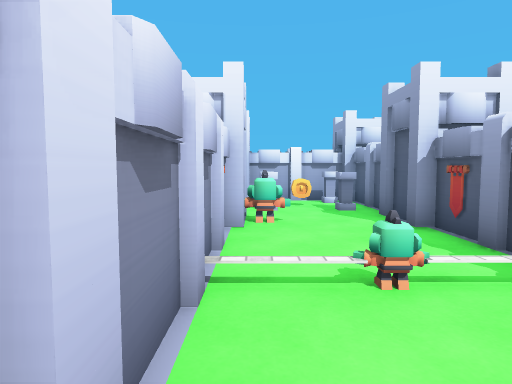
[1] (above)

12 first-person views from a walk through a scene from a Unity 3-D project. The camera is 1.2 m above the floor, tilts 4° down and sees 75° across. The floor is counted in squares, 1 m on a side. Each view is taken from the middle of a square. On the plan, view 1 faces up. The plan holds only what a view shows up to about 14 squares ahead; the rest is blank. The place goes on beyond the plan. The player character is not drawn. Some surface patterns are stand-ins.

[2]
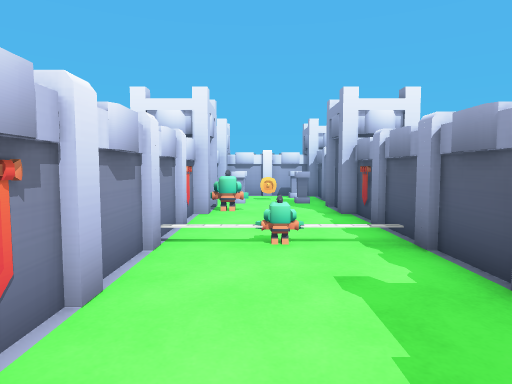

[3]
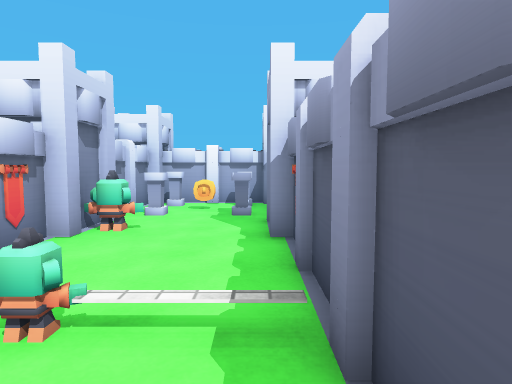

[4]
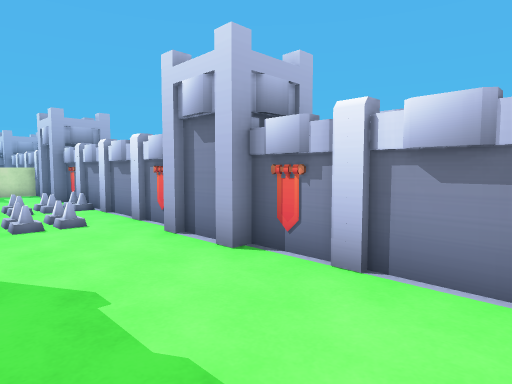

[5]
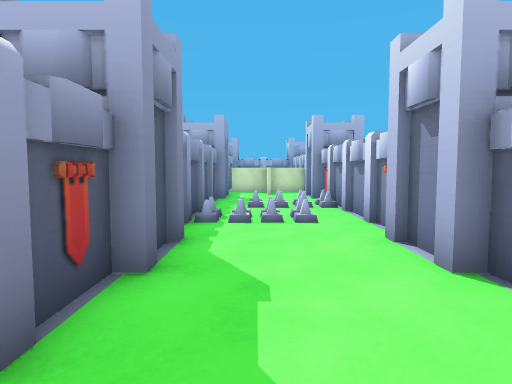

[6]
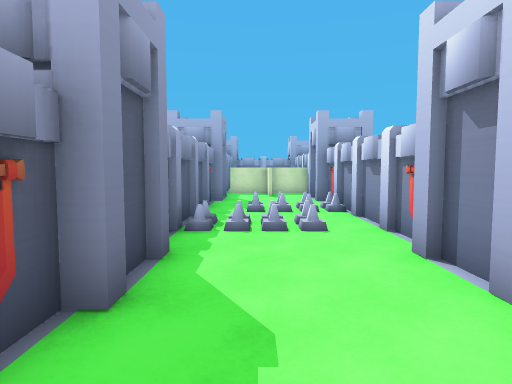

[7]
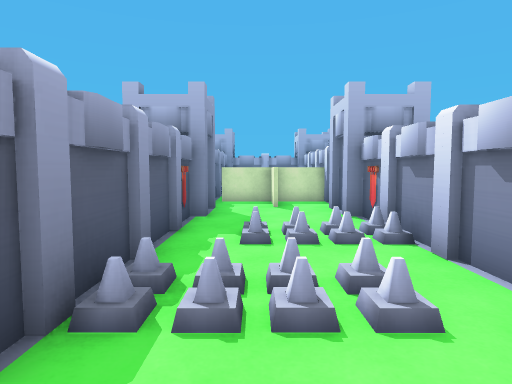

[8]
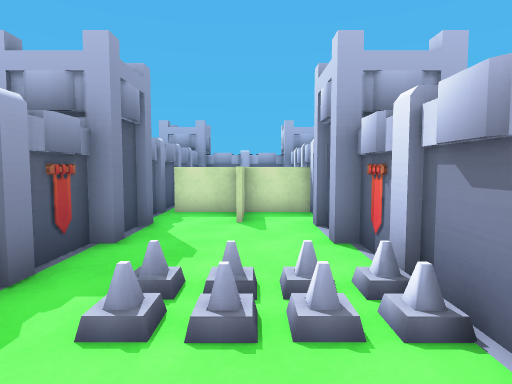

[9]
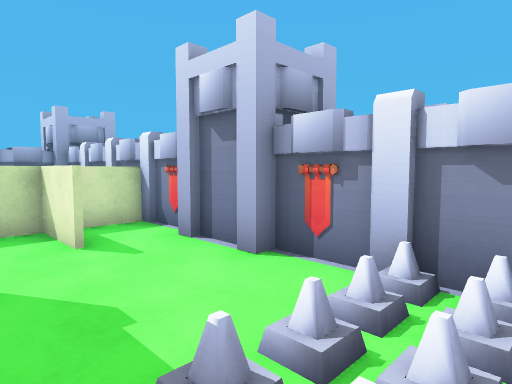

[10]
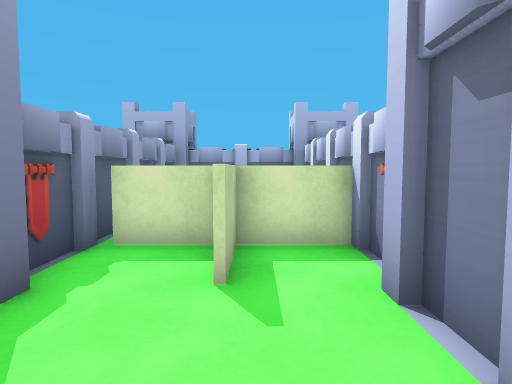

[11]
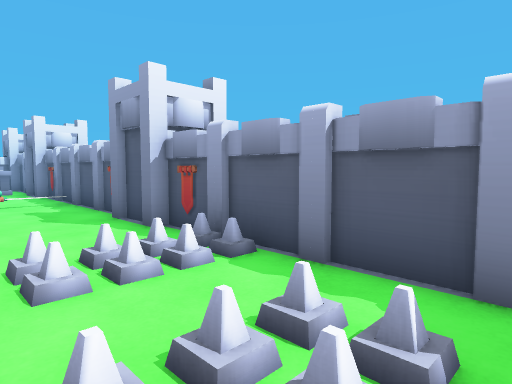

[12]
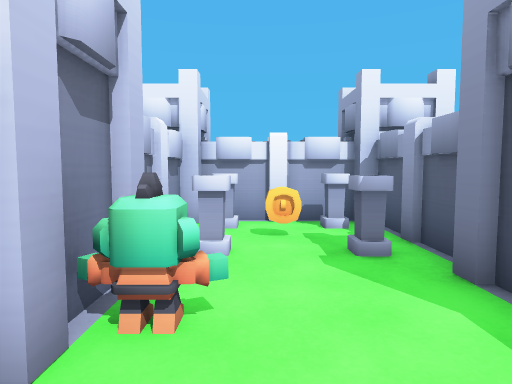

### Floor plan
Points are (right, up) in squares from view 1. A wall is a line through its corners. A room is listed if a view was taken in it or the views show most of it. See-through windows are left out.
Room 1 (views 1, 2, 3, 4, 5, 6, 7, 12)
walls: (-0.7, 3.2) (-0.7, 0.4); (-0.7, 5.2) (-0.7, 3.4); (3.4, 7.5) (3.4, 8.4); (-0.5, 8) (-0.5, 7.4); (3.2, 8.2) (3.2, 8.8); (-0.8, -0.7) (-0.3, -0.7) (-0.3, -1.2); (-0.5, -1.4) (-0.5, -2.4); (3.2, -1.2) (3.2, -0.7) (3.7, -0.7) (3.7, 6.7) (3.2, 6.7) (3.2, 7.2); (3.7, 9.1) (3.7, 10.5); (-0.7, 10.6) (-0.7, 9.4); (3.4, -2.4) (3.4, -1.1)
ways out: opening at (1.5, -1.5) to room 2
objects: banner (-1, 0); banner (-1, 6); other object (0, 7) to (0, 8); column (0, 10); other object (1, 3); column (2, 10) to (3, 10)
Room 2 (views 8, 9, 10, 11)
walls: (-0.5, -10.9) (-0.5, -11.9); (3.2, -10.8) (3.2, -10.2) (3.7, -10.2) (3.7, -2.8) (3.2, -2.8) (3.2, -2.2); (-0.3, -11.8) (-0.3, -12.2); (3.4, -11.9) (3.4, -11.1); (3.2, -12.2) (3.2, -11.8); (-0.7, -12.6) (-0.7, -16.5); (-0.7, -4.4) (-0.7, -8.5); (3.7, -16.5) (3.7, -12.6)
ways out: opening at (1.5, -1.5) to room 1
objects: banner (-1, -10) to (-1, -9); banner (-1, -4) to (-1, -3); other object (0, -14) to (3, -13)

Positions as (right, up) in squares from view 1, and headings:
1: (0, 0), facing up
2: (1, -2), facing up
3: (3, 1), facing up
4: (3, 3), facing down-left
5: (2, 3), facing down
6: (2, 2), facing down
7: (2, -2), facing down
8: (1, -5), facing down
9: (3, -7), facing down-left
10: (1, -9), facing down
11: (0, -9), facing up-right
12: (1, 5), facing up
